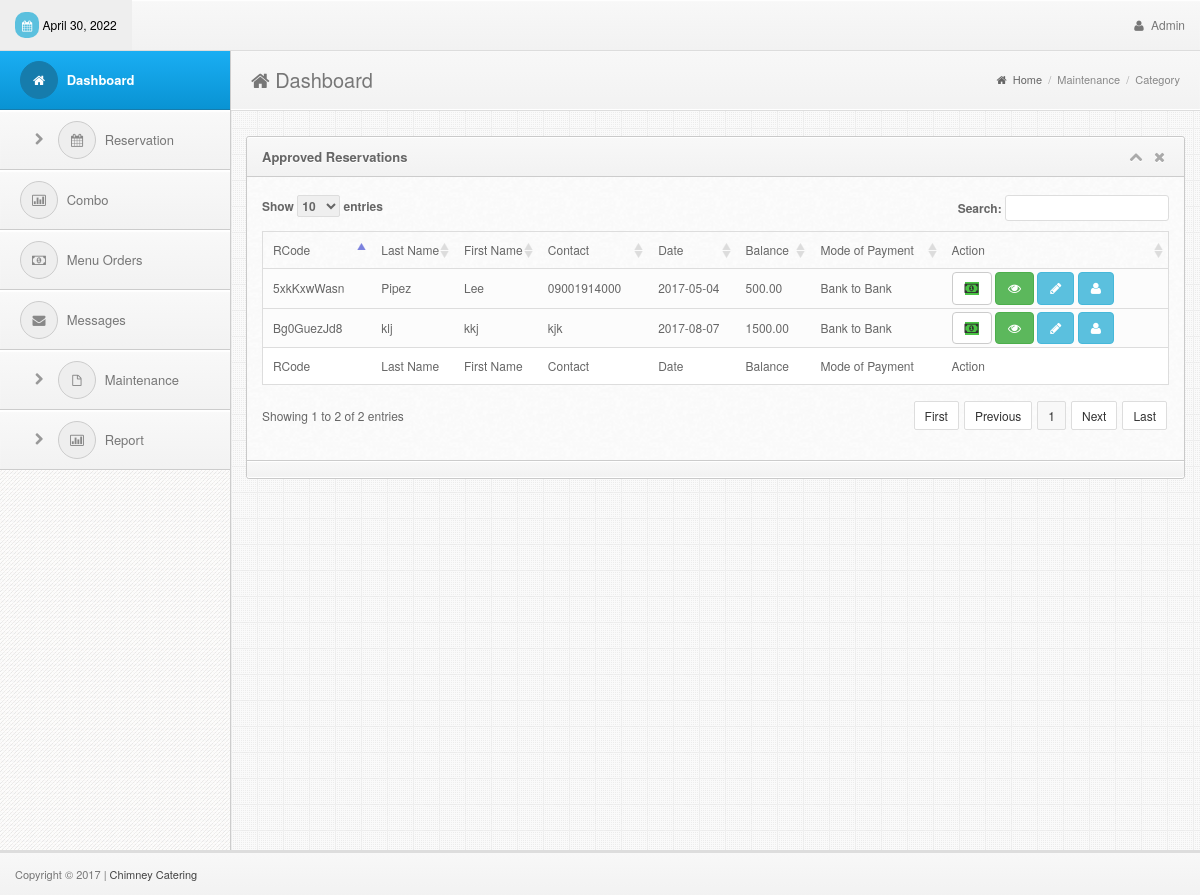
Screenshot of /admin/reservation.php (signed in) with the database file from the repository.
### tables this page shows
CREATE TABLE `reservation` (
  `rid` int(11) NOT NULL,
  `r_date` date NOT NULL,
  `r_time` time NOT NULL,
  `r_last` varchar(30) NOT NULL,
  `r_first` varchar(30) NOT NULL,
  `r_contact` varchar(30) NOT NULL,
  `r_email` varchar(50) NOT NULL,
  `r_address` varchar(100) NOT NULL,
  `r_type` varchar(30) NOT NULL,
  `r_ocassion` varchar(50) NOT NULL,
  `r_motif` varchar(30) NOT NULL,
  `team_id` int(11) NOT NULL,
  `r_venue` varchar(100) NOT NULL,
  `payable` decimal(10,2) NOT NULL,
  `balance` decimal(10,2) NOT NULL,
  `r_status` varchar(10) NOT NULL,
  `date_reserved` date NOT NULL,
  `r_code` varchar(10) NOT NULL,
  `pax` int(11) NOT NULL,
  `combo_id` int(11) NOT NULL,
  `price` decimal(10,2) NOT NULL,
  `modeofpayment` varchar(50) NOT NULL
);

### admin/reservation.php (the view, shortened to what this page needs)
<!DOCTYPE html>
<html lang="en">
<head>
  <?php include('../includes/links.php');?>
</head>
<body>
<div class="navbar navbar-fixed-top bs-docs-nav" role="banner">
    <div class="conjtainer">
      <?php include('../includes/topbar.php');?>
    </div>
  </div>
<div class="content" style="margin-top:10px">
    <?php include('../includes/sidebar.php');?>
    <div class="mainbar">
      <div class="page-head">
        <h2 class="pull-left"><i class="fa fa-home"></i> Dashboard</h2>
        <div class="bread-crumb pull-right">
          <a href="index.html"><i class="fa fa-home"></i> Home</a>
          <span class="divider">/</span>
          <a href="#" class="bread-current">Maintenance</a>
          <span class="divider">/</span>
          <a href="#" class="bread-current">Category</a>
        </div>
        <div class="clearfix"></div>
      </div>
      <div class="matter">
        <div class="container">
          <div class="row">
            <div class="col-md-12">
              <div class="widget">
                <div class="widget-head">
                  <div class="pull-left"> Approved Reservations
                  </div>
                  <div class="widget-icons pull-right">
                    <a href="#" class="wminimize"><i class="fa fa-chevron-up"></i></a>
                    <a href="#" class="wclose"><i class="fa fa-times"></i></a>
                  </div>
                  <div class="clearfix"></div>
                </div>
                <div class="widget-content">
                  <div class="padd">
              <div class="page-tables">
                <div class="table-responsive">
                  <table cellpadding="0" cellspacing="0" border="0" id="data-table" width="100%">
                    <thead>
                      <tr>
                        <th>RCode</th>
                        <th>Last Name</th>
                        <th>First Name</th>
                        <th>Contact</th>
                        <th>Date</th>
                        <th>Balance</th>
                        <th>Mode of Payment</th>
                        <th>Action</th>
                      </tr>
                    </thead>
                    <tbody>
<?php
include('../includes/dbcon.php');
    $query=mysqli_query($con,"select * from reservation left join team on reservation.team_id=team.team_id where r_status='Approved'")or die(mysqli_error($con));
      while ($row=mysqli_fetch_array($query)){
        $id=$row['rid'];
        $rcode=$row['r_code'];
        $first=$row['r_first'];
        $last=$row['r_last'];
        $contact=$row['r_contact'];
        $date=$row['r_date'];
        $balance=$row['balance'];
?>
                      <tr>
                        <td><?php echo $rcode;?></td>
                        <td><?php echo $last;?></td>
                        <td><?php echo $first;?></td>
                        <td><?php echo $contact;?></td>
                        <td><?php echo $date;?></td>
                        <td><?php echo $balance;?></td>
                        <td><?php echo $row['modeofpayment'];?></td>
                        <td>
                              <a href="#payment" class="btn btn-default" data-target="#payment<?php echo $id;?>" data-toggle="modal">
                                <i class="fa fa-money bgreen"></i>
                              </a>
                              <a href="reservation_view.php?id=<?php echo $id;?>" class="btn btn-success">
                                <i class="fa fa-eye"></i>
                              </a>
                              <a href="#update" class="btn btn-info" data-target="#update<?php echo $id;?>" data-toggle="modal">
                                <i class="fa fa-pencil"></i>
                              </a>
                              <a href="#assign" class="btn btn-info" data-target="#assign<?php echo $id;?>" data-toggle="modal">
                                <i class="fa fa-user"></i>
                              </a>
                        </td>
                      </tr>
<?php }?>
                    </tbody>
                    <tfoot>
                      <tr>
                        <tr>
                        <th>RCode</th>
                        <th>Last Name</th>
                        <th>First Name</th>
                        <th>Contact</th>
                        <th>Date</th>
                        <th>Balance</th>
                        <th>Mode of Payment</th>
                        <th>Action</th>
                      </tr>
                      </tr>
                    </tfoot>
                  </table>
                  <div class="clearfix"></div>
                </div>
                </div>
              </div>
                  </div>
                  <div class="widget-foot">
                  </div>
                </div>
              </div>
            </div>
          </div>
        </div>
      </div>
    </div>
<?php include('../includes/footer.php');?>
</body>
</html>

### includes/links.php (shortened to what this page needs)
<link href="css/bootstrap.min.css" rel="stylesheet">
<link rel="stylesheet" href="css/font-awesome.min.css">
<link rel="stylesheet" href="css/jquery-ui.css">
<link rel="stylesheet" href="css/fullcalendar.css">
<link rel="stylesheet" href="css/prettyPhoto.css">
<link rel="stylesheet" href="css/rateit.css">
<link rel="stylesheet" href="css/bootstrap-datetimepicker.min.css">
<link rel="stylesheet" href="css/select2.min.css">
<link rel="stylesheet" href="css/jquery.cleditor.css">
<link rel="stylesheet" href="css/jquery.dataTables.css">
<link rel="stylesheet" href="css/jquery.onoff.css">
<link href="css/style.css" rel="stylesheet">
<link href="css/widgets.css" rel="stylesheet">

### includes/topbar.php (shortened to what this page needs)
<div class="navbar navbar-fixed-top bs-docs-nav" role="banner">
	<div class="conjtainer">
      <nav class="collapse navbar-collapse bs-navbar-collapse" role="navigation">
	  <ul class="nav navbar-nav">
          <li class="dropdown dropdown-big">
            <a href="#"><span class = "label label-info"><i class="fa fa-calendar"></i></span> <?php echo date("F d, Y");?></a>
          </li>
        </ul>
       <ul class="nav navbar-nav pull-right">
       <li class="dropdown pull-right">
           <a href="#login" data-toggle="dropdown">
              <i class="fa fa-user"></i> Admin
            </a>
          </li>
        </ul>
      </nav>
    </div>
	</div>

### includes/sidebar.php (shortened to what this page needs)
<div class="sidebar">
        <ul id="nav">
          <li class="open"><a href="dashboard.php"><i class="fa fa-home"></i> Dashboard</a>
          </li>
          <li class="has_sub">
			<a href="#"><i class="fa fa-calendar"></i> Reservation  <span class="pull-left"><i class="fa fa-chevron-right"></i></span></a>
          </li>
          <li><a href="combo.php"><i class="fa fa-bar-chart-o"></i> Combo</a></li>
          <li><a href="order.php"><i class="fa fa-money bgreen"></i> Menu Orders</a></li>
          <li><a href="messages.php"><i class="fa fa-envelope"></i> Messages</a></li>
          <li class="has_sub">
			<a href="#"><i class="fa fa-file-o"></i> Maintenance  <span class="pull-left"><i class="fa fa-chevron-right"></i></span></a>
          </li>
		  <li class="has_sub"><a href="#"><i class="fa fa-bar-chart-o"></i> Report  <span class="pull-left"><i class="fa fa-chevron-right"></i></span></a>
          </li>
        </ul>
    </div>

### includes/footer.php
<footer>
  <div class="container">
    <div class="row">
      <div class="col-md-12">
            <p class="copy">Copyright &copy; 2017 | <a href="#">Chimney Catering</a> </p>
      </div>
    </div>
  </div>
</footer>

### rows the page displays
reservation: r_code "5xkKxwWasn", r_last "Pipez", r_first "Lee", r_contact "09001914000", r_date "2017-05-04", balance "500.00", modeofpayment "Bank to Bank"
reservation: r_code "Bg0GuezJd8", r_last "klj", r_first "kkj", r_contact "kjk", r_date "2017-08-07", balance "1500.00", modeofpayment "Bank to Bank"
